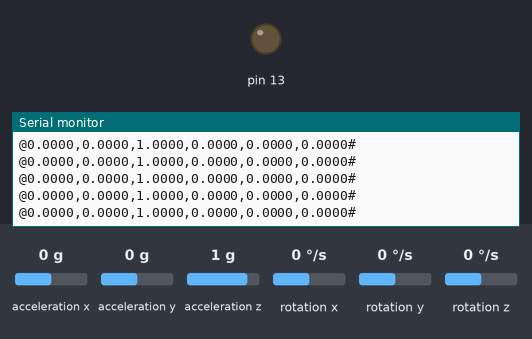
The sketch below on a simulated Arduino Uno, built with avr-gcc and run on an emulated ATmega328P. On the bench: output pins drawn as LEDs (lit = HIGH), the last lines printed to the serial monitor. The test bench sets the inputs (shaded band); at power-on: acceleration z 1 g, acceleration x 0 g, acceleration y 0 g, rotation x 0 °/s, rotation y 0 °/s, rotation z 0 °/s.

Above: at 10.2 s.
10.3 s: acceleration z set to 0.1 g
At 10.36 s:
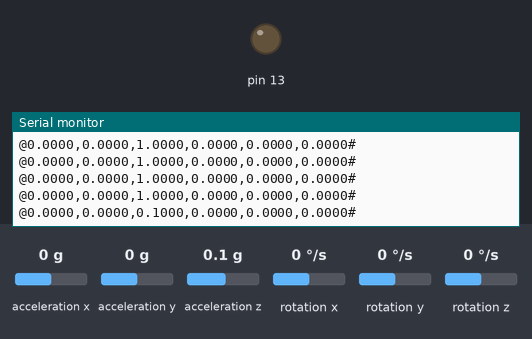
13.3 s: acceleration z set to -0.2 g
At 13.32 s:
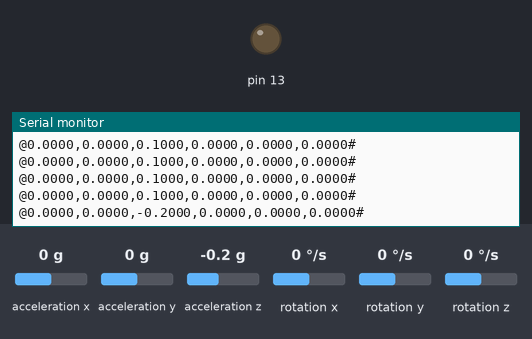
Timing chart, 0 to 16.3 s (numbered marks = the images above; inputs shaded):
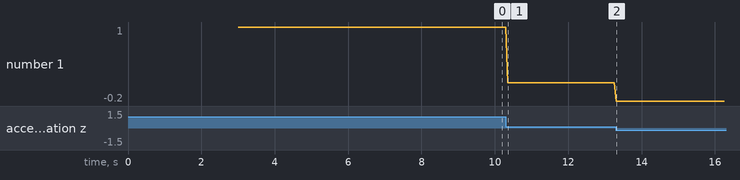

The sketch:

SendRecvIMU.ino
```cpp
//for this example, you will need to install MPU6050_tockn library

//Must Include this file!
#include "PMLHelper.h"

#include <MPU6050_tockn.h>
#include <Wire.h>


//define sensor variable
MPU6050 mpu6050(Wire);

void setup()
{
  Serial.begin(9600);

  //setup code depending on your application
  pinMode(13,OUTPUT);

  //setup MPU6050
  Wire.begin();
  mpu6050.begin();
  mpu6050.calcGyroOffsets(false,500,500);
}
void loop()
{

  UpdatePML();
  delay(50); //delay (depends on your application)
}
//call back function when new data arrive
void DataReceived()
{
  if(receivedData[0]==0)
  {
    digitalWrite(13,LOW);
  }else{
    digitalWrite(13,HIGH);
  }
}
//function to fill in sensor data. You can customize
void ReadSensorData()
{

  mpu6050.update();

  sensor_data[0]=mpu6050.getAccX();
  sensor_data[1]=mpu6050.getAccY();
  sensor_data[2]=mpu6050.getAccZ();
  sensor_data[3]=mpu6050.getAngleX();
  sensor_data[4]=mpu6050.getAngleY();
  sensor_data[5]=mpu6050.getAngleZ();
}
```

PMLHelper.h
```cpp
#define SENT_DATA 6 //3 for accel (X,Y,Z), and 3 for angles (pitch,yaw,roll)
float sensor_data[SENT_DATA];

#define RECEIVED_DATA 3
float receivedData[RECEIVED_DATA];


void DataReceived();
void ReadSensorData();

//Helper function to receive data from the application
void ProcessSerial(Stream *s)
{
  char inputBuffer[64];
  int inputBufferIndex = 0;

  char* inputvalues[10];
  while (s->available() > 0)
  {
    char c = s->read();
    if (c == '@')
    {
      inputBufferIndex = 0;
    } else if (c == '#')
    {
      inputBuffer[inputBufferIndex] = 0;
      char *p = inputBuffer;
      char *str;
      int NParams= 0;
      while ((str = strtok_r(p, ",", &p)) != NULL) // delimiter is the semicolon
        inputvalues[NParams++] = str;

      if(NParams==RECEIVED_DATA)
      {
        for(int i=0;i<RECEIVED_DATA;++i)
        {
          receivedData[i] = atof(inputvalues[i]);
        }
        DataReceived();
      }
    } else
    {
      inputBuffer[inputBufferIndex++] = c;
    }
  }
}


//Helper function to send data to the application
void SendData(Stream *s)
{
  //Start with a special character
  s->print("@");
  for(int i=0;i<SENT_DATA;i++)
  {
    s->print(sensor_data[i],4);//4 floating points precision
    if(i!=SENT_DATA-1)  //Comma seperated data
      s->print(",");
  }
  //Finish with another special character
  s->println("#");
}

void UpdatePML()
{

  ProcessSerial(&Serial);//Check if any data arrived to serial port

  ReadSensorData();//process sensor data
  SendData(&Serial);      //send sensor data

}
```

Measured:
- after the input at 10.3 s, the serial monitor: prints a new line after 0.05 s (image 1)
- after the input at 13.3 s, the serial monitor: prints a new line at once (image 2)
- plotted number 1: 1 → 0.1 after the input at 10.3 s, 0.1 → -0.2 after the input at 13.3 s
